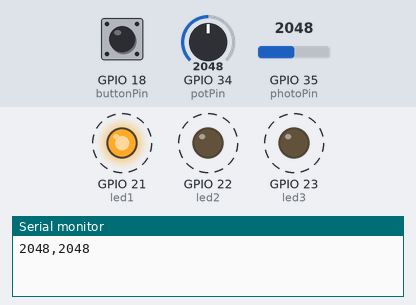
This sketch was run on a simulated ESP32. Shown: output pins drawn as LEDs (lit = HIGH), the last lines printed to the serial monitor. Dashed ring = blinking. The test bench sets the inputs (shaded band); at power-on: GPIO 34 (potPin) = 2048, GPIO 18 (buttonPin) HIGH, GPIO 35 (photoPin) = 2048.

Above: at 0.97 s.
1.7 s: GPIO 34 (potPin) set to 2866
At 3.05 s:
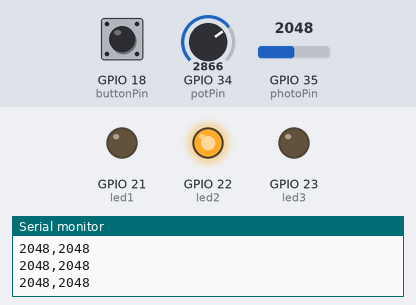
5.4 s: GPIO 18 (buttonPin) pulled LOW for 1 s
At 6.4 s:
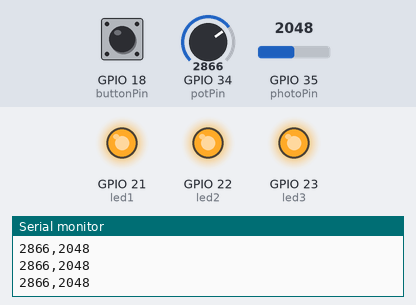
8.9 s: GPIO 18 (buttonPin) pulled LOW for 3.2 s
At 9.51 s:
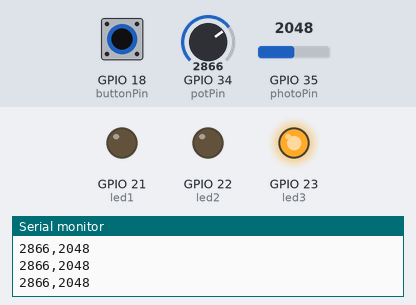
13.9 s: GPIO 34 (potPin) set to 2047
Timing chart, 0 to 18.4 s (numbered marks = the images above; inputs shaded):
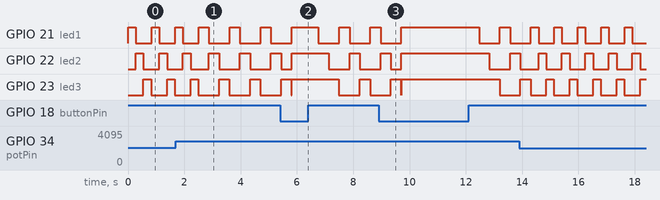

The sketch:

sketch_mar18a.ino
```cpp
const int potPin = 34;
const int photoPin = 35;
const int buttonPin = 18;
const int led1 = 21;
const int led2 = 22;
const int led3 = 23;

void setup() {
  Serial.begin(115200);

  pinMode(buttonPin, INPUT_PULLUP);
  pinMode(potPin, INPUT);
  pinMode(photoPin, INPUT);

  pinMode(led1, OUTPUT);
  pinMode(led2, OUTPUT);
  pinMode(led3, OUTPUT);
}

void loop() {
  int potValue = analogRead(potPin);
  int lightValue = analogRead(photoPin);
  int buttonState = digitalRead(buttonPin);

  int speed = map(potValue, 0, 4095, 50, 500);

  if (buttonState == LOW) {
    digitalWrite(led1, HIGH);
    digitalWrite(led2, HIGH);
    digitalWrite(led3, HIGH);
  } else {
    digitalWrite(led1, HIGH);
    delay(speed);
    digitalWrite(led1, LOW);

    digitalWrite(led2, HIGH);
    delay(speed);
    digitalWrite(led2, LOW);

    digitalWrite(led3, HIGH);
    delay(speed);
    digitalWrite(led3, LOW);
  }

  Serial.print(potValue);
  Serial.print(",");
  Serial.println(lightValue);

  delay(10);
}
```
